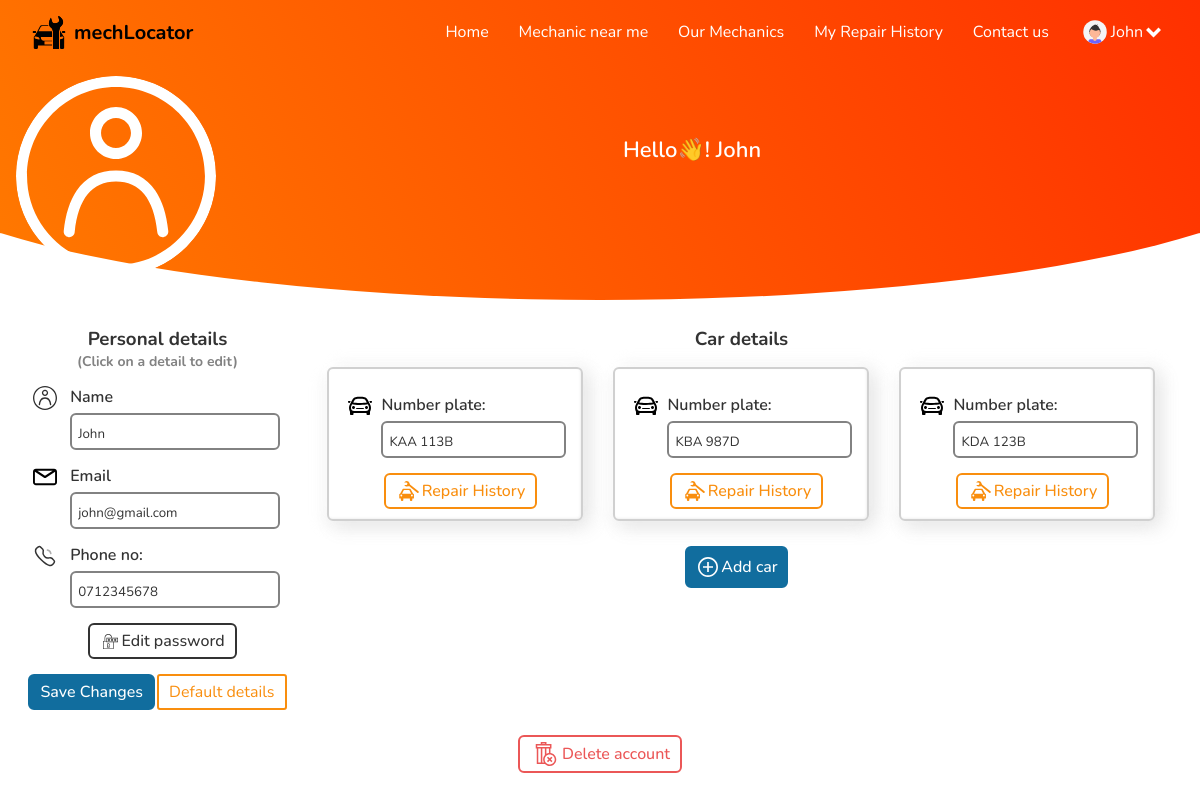
Page /userProfile.php (signed in) on the committed database.
### tables this page shows
CREATE TABLE `users` (
  `name` varchar(200) NOT NULL,
  `email` varchar(250) NOT NULL,
  `phone` varchar(20) NOT NULL,
  `password` varchar(250) NOT NULL,
  `is_mech` varchar(10) NOT NULL DEFAULT 'NO',
  `user_id` int(11) NOT NULL,
  `availability` varchar(10) NOT NULL DEFAULT 'YES'
);

CREATE TABLE `cars` (
  `user_id` int(11) NOT NULL,
  `num_plate` varchar(50) NOT NULL
);

### userProfile.php (the view, shortened to what this page needs)
<?php include 'php/connect.php';
  $name = '';
  $email = '';
  $phone = '';
?>
<?php include 'php/header.php'; ?>
<!DOCTYPE html>
<html lang="en" dir="ltr">
  <head>
    <link rel="stylesheet" href="css/home.css">
    <link rel="stylesheet" href="css/nav.css">
    <link rel="stylesheet" href="css/profile.css">
  </head>
  <body>
    <?php
    if(isset($_SESSION['name'])){
      $user_id = $_SESSION['user_id'];
      $selectUser = "SELECT * FROM users  WHERE user_id='$user_id' ";
      $selectCar = "SELECT * FROM cars WHERE user_id='$user_id'";
      $receivedCar = mysqli_query($connection,$selectCar);
      $received = mysqli_query($connection,$selectUser);
          if(!$received){
            echo "msqli error" .mysqli_error($connection);
          }
          else{
            $row =mysqli_num_rows($received);
            $received = mysqli_fetch_assoc($received);
            if($row>0)
            {
              $name = $received['name'];
              $email = $received['email'];
              $phone = $received['phone'];
            }
          }
        if(!$receivedCar){
          echo "msqli error" .mysqli_error($connection);
        }
        else{
          $row =mysqli_num_rows($receivedCar);
          $receivedCar = mysqli_fetch_assoc($receivedCar);
          if($row>0)
          {
            $num_plate = $receivedCar['num_plate'];
          }
          else{
            $num_plate = 0;
          }
        }
    }
    else{
      header("location:login.php");
    }
    ?>
    <main>
<aside class="bgPattern circleBg">
  <?php
  if(isset($_SESSION['mechId'])){
    echo '
    <img src="icons/mech-notebook.svg" class="user-img mech-img" alt="image">
    ';
  }
  else{
    echo'
    <img src="icons/user.svg" class="user-img" alt="image">
    ';
  }
  ?>
  <h3>Hello👋!   <?php echo $_SESSION['name']; ?>  </h3>
</aside>
    <section class="flex-wrap holder-sect">
      <section class="prof-sect">
        <h3>Personal details</h3>
        <h4>(Click on a detail to edit)</h4>
        <form action="" method="post">
          <article class="detail">
            <img src="icons/user-dark.svg" alt="Username" class="icon">
            <div class="input-grp">
              <label for="name">Name</label>
              <div class="">
              <input type="name" name="name" id="name" required value="<?php echo $name; ?>" class="input-elmt">
              </div>
            </div>
          </article>
          <article class="detail">
            <img src="icons/email-svgrepo-com.svg" alt="email" class="icon">
            <div class="input-grp">
              <label for="email">Email</label>
              <div class="">
              <input type="email" name="email" id="email" required value="<?php echo $email; ?>" class="input-elmt">
              </div>
            </div>
          </article>
          <article class="detail">
            <img src="icons/call-grey.svg" alt="Username" class="icon">
            <div class="input-grp">
              <label for="phone">Phone no:</label>
              <div class="">
              <input type="number" name="phone" id="phone" required value="<?php echo $phone; ?>" class="input-elmt">
              </div>
            </div>
          </article>
          <article class="detail">
            <button type="button" name="button" class="edit-btn edit-pwd flex-wrap" onclick="openPop('pwd-pop')">
              <img src="icons/password.svg" alt="password" class="icon">
              Edit password
             </button>
          </article>
          <article class="detail flex-wrap">
              <button type="submit" name="saveBtn" class="save-changes">Save Changes</button>
             <a href="#"> <button class="cancel-btn">Default details</button> </a>
          </article>
        </form>
      </section>
      <section class="prof-sect">
          <h3>Car details</h3>
          <div class="flex-wrap">
          <?php
          if($num_plate ==0){
            echo "No car added yet";
          }
          else{
            $selectAllCar = "SELECT * FROM cars WHERE user_id = '$user_id'";
            $carsOwned = mysqli_query($connection,$selectAllCar);
            if(!$carsOwned){
          echo "msqli error" .mysqli_error($connection);
            }
            else{
              while($row1 = mysqli_fetch_array($carsOwned)){
                echo '
                <div class="car-detail">
                <article class="detail">
                  <img src="icons/car.svg" alt="Username" class="icon">
                  <div class="input-grp">
                    <label for="car_plate">Number plate:</label>
                    <div class="flex-wrap">
                      <input type="text" name="car_plate" required value="' .$row1["num_plate"].'" class="input-elmt uppercase" readonly>
                      <button type="button" class="edit-btn flex-wrap">
                        Edit
                        <img src="icons/edit.svg" alt="edit" class="icon">
                      </button>
                    </div>
                  </div>
                </article>
                <a href="repairHistory.php">
                <button type="button" name="button" class="repair-btn flex-wrap">
                  <img src="icons/repair.svg" alt="repair" class="icon">
                  Repair History</button>
                </a>
              </div>
                ';
              }
            }
          }
          ?>
         </div>
          <button type="button" class="add-btn flex-wrap" onclick="openPop('car-pop')">
            <img src="icons/plus.svg" alt="add" class="icon">
            Add car
          </button>
        </section>
    </section>
    <form action="" method="post">
        <button type="submit" name="del-account" class="del-btn flex-wrap">
          <img src="icons/delete-red.svg" alt="add" class="icon">
          Delete account
        </button>
    </form>
    </main>
  </body>
</html>

### css/home.css (style rules this page uses)
:root { --highlightBlue : #1242C5; --textGreyish: #333333; --orangeColor: #F98E0E; --regBtnBlue: #116D9E; --deepOrange: #F9430E; --veryLightGrey: #F2F2F2; --green: #058B43; --blue: #116D9E; --skyBlue: #0F8CB5; --lightOrange: #FFB40C; --lightRed: #FF537C; --f3White: #F3F3F3; --red: #EB5757; --orangeLinear: linear-gradient(240.86deg, #FF2E00 4.93%, #FF8B00 112.94%); --bRadius: 6px; --inputPadding: 10px 10px 5px 10px; --lightGrey1: #707070; --greenColor: #2EF873; --horizontalLine: #D0D0D0; --grey3: #828282; --grey2Box: #4F4F4F; --darkerShadow: -7px 7px 14px rgba(229, 229, 229, 0.2), 7px -7px 14px rgba(229, 229, 229, 0.2), -7px -7px 14px rgba(255, 255, 255, 0.9), 7px 7px 18px rgba(229, 229, 229, 0.9), inset 1px 1px 2px rgba(255, 255, 255, 0.3), inset -1px -1px 2px rgba(229, 229, 229, 0.5); --lightShadow: -7px 7px 14px rgba(242, 242, 242, 0.2), 7px -7px 14px rgba(242, 242, 242, 0.2), -7px -7px 14px rgba(255, 255, 255, 0.9), 7px 7px 18px rgba(242, 242, 242, 0.9), inset 1px 1px 2px rgba(255, 255, 255, 0.3), inset -1px -1px 2px rgba(242, 242, 242, 0.5); --bgcolor: #f3f3f3; --purple-gradient: linear-gradient(268.26deg, #ED0A25 23.76%, #F80AC3 78.07%); --black-text-shadow: 1px 2px 10px #0000008f; --highlightBlue: hsl(224, 83%, 42%); --highlightBlueHover: hsl(224, 86%, 28%); --grayish: hsl(0, 1%, 16%); --lightPink :hsl(346, 100%, 66%); --brightRed: hsl(356, 97%, 55%); --faintGray: hsl(0, 1%, 52%); --f3White: hsl(0, 0%, 95%); --placeholderC: hsla(0, 0%, 100%, 0.66); --btnPadding: 4px 28px; --popUpBg: hsla(0, 0%, 7%, 0.95); --inputBg: hsl(0, 0%, 16%); --toggleBG:hsl(230, 22%, 74%); --whiteBg: hsl(0, 0%, 100%); }
* { font-family: 'Nunito', sans-serif; color: var(--textGreyish); box-sizing: border-box; margin: 0; padding: 0; scroll-behavior: smooth; }
button { cursor: pointer; }
a { text-decoration: none; }
body { margin: 0;position: relative;padding-bottom: 1rem; }
.icon { width: 24px; height: 24px; margin: 0 4px; }
.add-btn { padding: 8px! important; margin: 10px; }
.rent-out, .flex-wrap { display: flex; flex-wrap: wrap; justify-content: space-around; align-items: center; }
.cancel-btn { border-radius: 3px; padding: 5px 10px; font-size: 16px; cursor: pointer; transition: 0.1s; background: none; border: 2px solid var(--orangeColor); color: var(--orangeColor); }
.uppercase { text-transform: uppercase; }

### css/nav.css (style rules this page uses)
.input-grp { display: grid; grid-row-gap: 5px; margin: 13px 0; }
.input-elmt { border: 2px solid var(--grey3); padding: 10px 6px 5px 6px; border-radius: var(--bRadius); max-width: 300px; width: 100%; }
.input-grp { margin: unset; margin-left:5px; flex-grow: 0.8; }
.input-grp label { font-weight: 600; }
.input-elmt { max-width: 210px; }
.edit-btn, .repair-btn, .add-btn, .del-btn, .save-changes { padding: 5px 10px; border-radius: var(--bRadius); border: 2px solid var(--textGreyish); background: white; margin-left: 10px; font-weight: 500; font-size: 16px; }
.edit-btn .icon, .repair-btn .icon, .add-btn .icon { width: 20px; height: 20px; margin: 0 3px; }
.edit-btn { margin-top: unset; display: none; }
.edit-pwd { display: flex; }
.edit-pwd .icon { width: 15px; height: 15px; }
.repair-btn { color: var(--orangeColor); border-color: var(--orangeColor); width: max-content; }
.add-btn, .save-changes { background: var(--blue); border-color: var(--blue); color: white; margin-left: unset; }
.del-btn { color: var(--red); width: max-content; border-color: var(--red); margin: auto; }

### rows in the picture
users: name "John", email "john@gmail.com", phone "0712345678"
cars: car_plate "KAA 113B"
cars: car_plate "KBA 987D"
cars: car_plate "KDA 123B"

### other values in the picture
$_SESSION['name'] "John"
